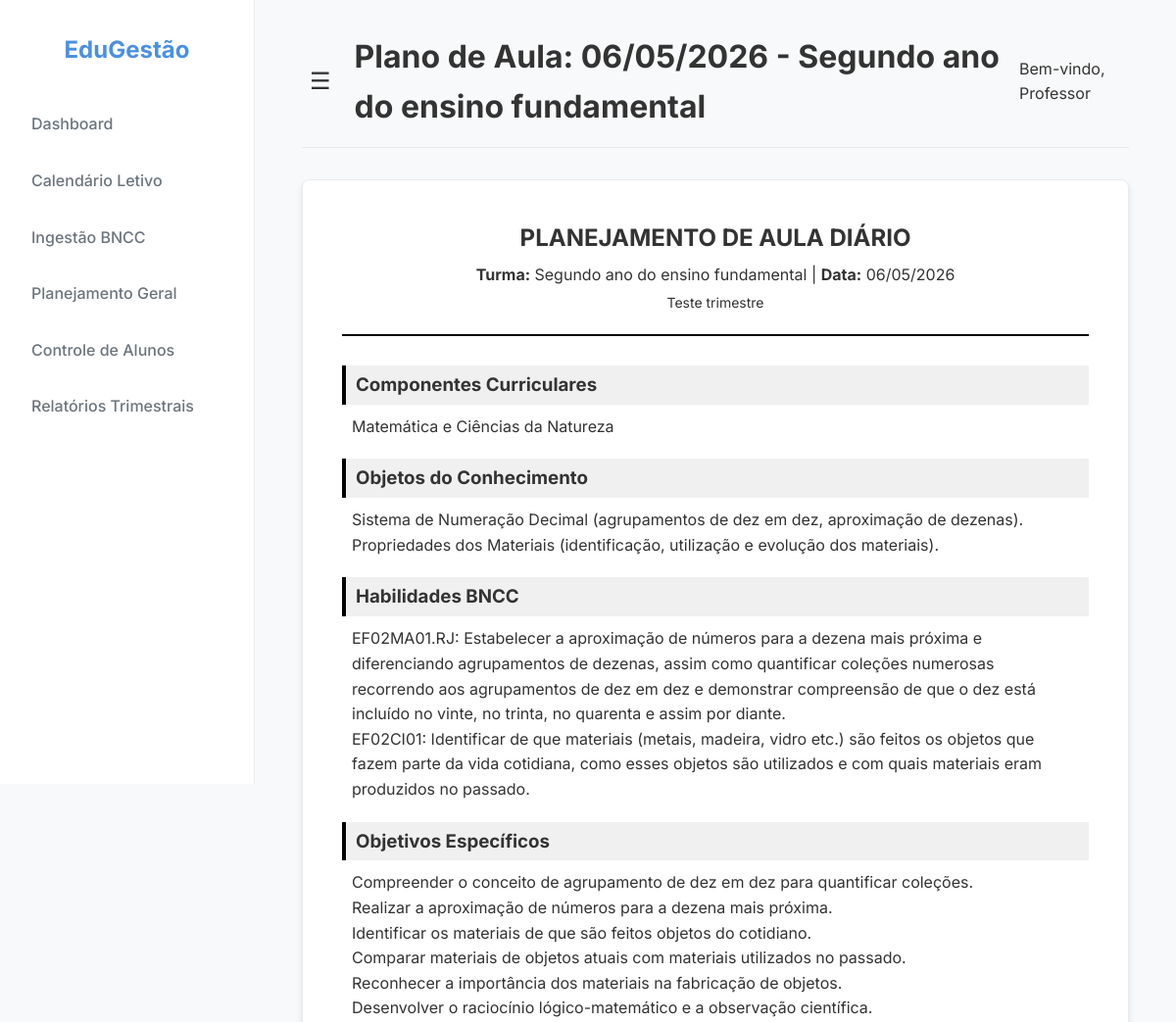
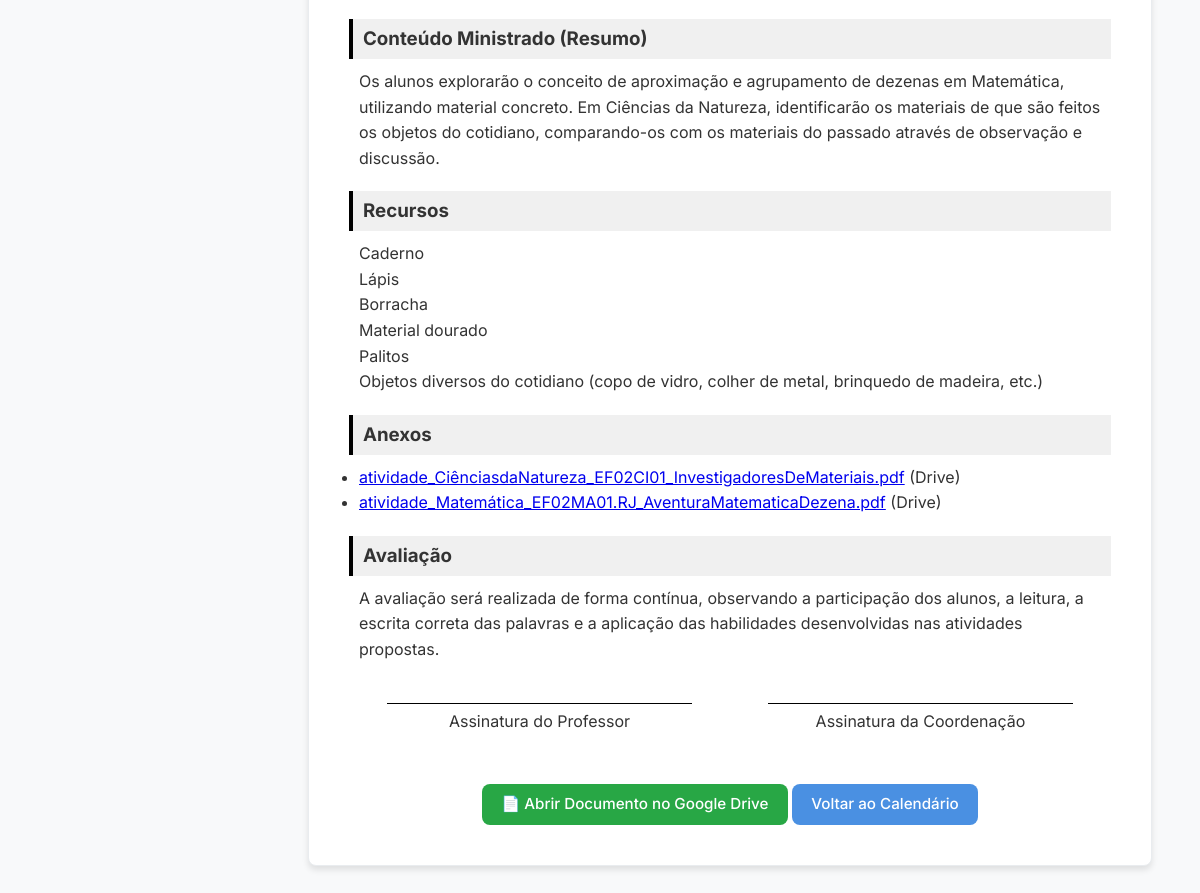
The app's page /plano-diario/visualizar/5/ with its own data (2 pictures, top to bottom).
### escola/models.py (models this page shows, shortened)
class PlanoDia(models.Model):
    turma = models.ForeignKey(Turma, on_delete=models.CASCADE, related_name='planos_dia')
    dia_letivo = models.ForeignKey(DiaLetivo, on_delete=models.CASCADE, related_name='planos_dia')
    trimestre = models.ForeignKey(Trimestre, on_delete=models.SET_NULL, null=True, blank=True)
    objeto_conhecimento = models.TextField(blank=True)
    habilidades_bncc = models.TextField(blank=True)
    objetivos_especificos = models.TextField(blank=True)
    recursos = models.TextField(blank=True)
    avaliacao = models.TextField(blank=True)
    componentes_curriculares = models.TextField(blank=True)
    conteudo_ministrado = models.TextField(blank=True)
    finalizado = models.BooleanField(default=False)
    criado_em = models.DateTimeField(auto_now_add=True)
    atualizado_em = models.DateTimeField(auto_now=True)
    class Meta:
        unique_together = ['turma', 'dia_letivo']
        ordering = ['dia_letivo__data']

class DiaLetivo(models.Model):
    data = models.DateField(unique=True)
    ano_letivo = models.ForeignKey(AnoLetivo, on_delete=models.CASCADE, related_name='dias', null=True)
    eh_dia_letivo = models.BooleanField(default=True, help_text="Desmarque para feriados, férias ou dias sem aula.")
    observacao = models.CharField(max_length=255, blank=True, null=True)

class Turma(models.Model):
    nome = models.CharField(max_length=50) # Ex: 2B
    ano = models.CharField(max_length=100) # Ex: Segundo Ano do Ensino Fundamental

class Trimestre(models.Model):
    nome = models.CharField(max_length=50) # Ex: 1º Trimestre
    data_inicial = models.DateField()
    data_final = models.DateField()

class ArquivoAtividade(models.Model):
    atividade = models.ForeignKey(AtividadeDisciplina, on_delete=models.CASCADE, related_name='arquivos')
    drive_id = models.CharField(max_length=255, blank=True, null=True)
    link = models.URLField(blank=True, null=True)
    nome_arquivo = models.CharField(max_length=255)
    texto_extraido = models.TextField(blank=True)
    resumo_ia = models.TextField(blank=True)
    criado_em = models.DateTimeField(auto_now_add=True)

### escola/views.py (the view)
# urls.py: path('plano-diario/visualizar/<int:plano_id>/', views.plano_diario_visualizar, name='plano_diario_visualizar_manual'),
def plano_diario_visualizar(request, plano_id):
    plano = get_object_or_404(PlanoDia, id=plano_id)
    try:
        doc = plano.documento_pdf
    except Exception:
        doc = None
    return render(request, 'escola/plano_diario_finalizado.html', {'plano': plano, 'documento_pdf': doc})

### templates/escola/plano_diario_finalizado.html (shortened to what this page needs)
{% extends "base.html" %}
{% block page_title %}Plano de Aula: {{ plano.dia_letivo.data|date:"d/m/Y" }} - {{ plano.turma.nome }}{% endblock %}
{% block content %}
<div class="card" style="max-width: 900px; margin: 0 auto; background: #fff; padding: 40px; box-shadow: 0 4px 6px rgba(0,0,0,0.1);">
    <div style="text-align: center; margin-bottom: 30px; border-bottom: 2px solid #000; padding-bottom: 20px;">
        <h1 style="margin: 0; font-size: 24px; text-transform: uppercase;">Planejamento de Aula Diário</h1>
        <p style="margin: 5px 0 0 0; font-size: 16px;"><strong>Turma:</strong> {{ plano.turma.nome }} | <strong>Data:</strong> {{ plano.dia_letivo.data|date:"d/m/Y" }}</p>
        {% if plano.trimestre %}
        <p style="margin: 5px 0 0 0; font-size: 14px;">{{ plano.trimestre.nome }}</p>
        {% endif %}
    </div>
    <div style="margin-bottom: 20px;">
        <h3 style="background: #f0f0f0; padding: 5px 10px; border-left: 4px solid #000; margin-bottom: 10px;">Componentes Curriculares</h3>
        <p style="white-space: pre-wrap; margin: 0 10px;">{{ plano.componentes_curriculares }}</p>
    </div>
    <div style="margin-bottom: 20px;">
        <h3 style="background: #f0f0f0; padding: 5px 10px; border-left: 4px solid #000; margin-bottom: 10px;">Objetos do Conhecimento</h3>
        <p style="white-space: pre-wrap; margin: 0 10px;">{{ plano.objeto_conhecimento }}</p>
    </div>
    <div style="margin-bottom: 20px;">
        <h3 style="background: #f0f0f0; padding: 5px 10px; border-left: 4px solid #000; margin-bottom: 10px;">Habilidades BNCC</h3>
        <p style="white-space: pre-wrap; margin: 0 10px;">{{ plano.habilidades_bncc }}</p>
    </div>
    <div style="margin-bottom: 20px;">
        <h3 style="background: #f0f0f0; padding: 5px 10px; border-left: 4px solid #000; margin-bottom: 10px;">Objetivos Específicos</h3>
        <p style="white-space: pre-wrap; margin: 0 10px;">{{ plano.objetivos_especificos }}</p>
    </div>
    <div style="margin-bottom: 20px;">
        <h3 style="background: #f0f0f0; padding: 5px 10px; border-left: 4px solid #000; margin-bottom: 10px;">Conteúdo Ministrado (Resumo)</h3>
        <p style="white-space: pre-wrap; margin: 0 10px;">{{ plano.conteudo_ministrado }}</p>
    </div>
    <div style="margin-bottom: 20px;">
        <h3 style="background: #f0f0f0; padding: 5px 10px; border-left: 4px solid #000; margin-bottom: 10px;">Recursos</h3>
        <p style="white-space: pre-wrap; margin: 0 10px 10px 10px;">{{ plano.recursos }}</p>
    </div>
    <div style="margin-bottom: 20px;">
        <h3 style="background: #f0f0f0; padding: 5px 10px; border-left: 4px solid #000; margin-bottom: 10px;">Anexos</h3>
        <ul style="margin-left: 10px;">
        {% for atividade in plano.atividades.all %}
            {% for arq in atividade.arquivos.all %}
                <li><a href="{{ arq.link }}" target="_blank">{{ arq.nome_arquivo }}</a> (Drive)</li>
            {% endfor %}
        {% endfor %}
        </ul>
    </div>
    <div style="margin-bottom: 20px;">
        <h3 style="background: #f0f0f0; padding: 5px 10px; border-left: 4px solid #000; margin-bottom: 10px;">Avaliação</h3>
        <p style="white-space: pre-wrap; margin: 0 10px;">{{ plano.avaliacao }}</p>
    </div>
    <div style="margin-top: 40px; text-align: center; display: flex; justify-content: space-around;">
        <div style="border-top: 1px solid #000; width: 40%; padding-top: 5px;">
            Assinatura do Professor
        </div>
        <div style="border-top: 1px solid #000; width: 40%; padding-top: 5px;">
            Assinatura da Coordenação
        </div>
    </div>
    <div style="text-align: center; margin-top: 50px;" class="no-print">
        {% if documento_pdf %}
            <a href="{{ documento_pdf.link_pdf }}" target="_blank" class="btn btn-primary" style="background-color: #28a745; border-color: #28a745;">
                📄 Abrir Documento no Google Drive
            </a>
        {% else %}
            <a href="{% url 'gerar_plano_pdf' plano.id %}" class="btn btn-secondary" onclick="return confirm('Isso irá gerar um PDF e salvar no Google Drive. Tem certeza?')">
                🖨️ Gerar PDF e Salvar no Drive
            </a>
        {% endif %}
        <a href="{% url 'calendario' %}" class="btn">Voltar ao Calendário</a>
    </div>
</div>
{% endblock %}

### templates/base.html (shortened to what this page needs)
<!DOCTYPE html>
<html lang="pt-br">
<head>
    {% load static %}
    <link rel="stylesheet" href="{% static 'css/style.css' %}">
</head>
<body>
    <nav class="sidebar">
        <div class="sidebar-header">
            <h2>EduGestão</h2>
        </div>
        <ul class="sidebar-nav">
            <li><a href="/">Dashboard</a></li>
            <li><a href="/escola/">Calendário Letivo</a></li>
            <li><a href="{% url 'upload_bncc' %}">Ingestão BNCC</a></li>
            <li><a href="/planejamento-geral/">Planejamento Geral</a></li>
            <li><a href="{% url 'controle_alunos_index' %}">Controle de Alunos</a></li>
            <li><a href="/relatorios/">Relatórios Trimestrais</a></li>
        </ul>
    </nav>
    <main class="main-content">
        <header>
            <div style="display: flex; align-items: center; gap: 1rem;">
                <button id="sidebarToggle" class="btn btn-secondary" style="padding: 0.2rem 0.5rem; background: transparent; border: none; font-size: 1.5rem; color: var(--text-color); cursor: pointer;" title="Ocultar/Mostrar Menu">☰</button>
                <h1>{% block page_title %}Dashboard{% endblock %}</h1>
            </div>
            <div class="user-info">
                <span>Bem-vindo, Professor</span>
            </div>
        </header>
        <section class="content">
            {% block content %}
            {% endblock %}
        </section>
    </main>
</body>
</html>

### static/css/style.css (style rules this page uses)
:root { --primary-color: #4a90e2; --secondary-color: #f39c12; --bg-color: #f8f9fa; --text-color: #333; --text-muted: #6c757d; --border-color: #e9ecef; --card-bg: #ffffff; --border-radius: 8px; --transition-speed: 0.3s; }
* { box-sizing: border-box; margin: 0; padding: 0; }
body { font-family: 'Inter', -apple-system, BlinkMacSystemFont, 'Segoe UI', Roboto, Oxygen, Ubuntu, Cantarell, sans-serif; background-color: var(--bg-color); color: var(--text-color); line-height: 1.6; display: flex; min-height: 100vh; }
.sidebar { width: 260px; background-color: var(--card-bg); border-right: 1px solid var(--border-color); padding: 2rem 1rem; display: flex; flex-direction: column; position: fixed; height: 100vh; }
.sidebar-header { text-align: center; margin-bottom: 2rem; }
.sidebar-header h2 { font-size: 1.5rem; color: var(--primary-color); font-weight: 700; }
.sidebar-nav { list-style: none; }
.sidebar-nav li { margin-bottom: 0.5rem; }
.sidebar-nav a { display: block; padding: 0.75rem 1rem; color: var(--text-muted); text-decoration: none; border-radius: var(--border-radius); transition: all var(--transition-speed); font-weight: 500; }
.main-content { flex: 1; margin-left: 260px; padding: 2rem 3rem; }
header { display: flex; justify-content: space-between; align-items: center; margin-bottom: 2rem; padding-bottom: 1rem; border-bottom: 1px solid var(--border-color); }
h1 { font-size: 2rem; font-weight: 700; color: var(--text-color); }
.card { background-color: var(--card-bg); border: 1px solid var(--border-color); border-radius: var(--border-radius); padding: 1.5rem; margin-bottom: 1.5rem; box-shadow: 0 4px 6px rgba(0,0,0,0.02); transition: box-shadow var(--transition-speed); }
.btn { display: inline-block; padding: 0.5rem 1.2rem; border-radius: var(--border-radius); background-color: var(--primary-color); color: #fff; text-decoration: none; border: none; cursor: pointer; font-size: 0.95rem; font-weight: 500; transition: background-color var(--transition-speed), transform var(--transition-speed); }
.btn-secondary { background-color: transparent; color: var(--primary-color); border: 1px solid var(--primary-color); }
.sidebar { transition: transform var(--transition-speed); }
.main-content { transition: margin-left var(--transition-speed); }

### templates/base.html (style rules this page uses)
.sidebar { transition: transform var(--transition-speed); }
.main-content { transition: margin-left var(--transition-speed); }

### records on screen
PlanoDia: dia_letivo.data "06/05/2026", turma.nome "Segundo ano do ensino fundamental", trimestre.nome "Teste trimestre", componentes_curriculares "Matemática e Ciências da Natureza", objeto_conhecimento "Sistema de Numeração Decimal (agrupamentos de dez em dez, aproximação de dezenas). Propriedades dos Materiais (identificação, utilização e evolução dos materiais).", habilidades_bncc "EF02MA01.RJ: Estabelecer a aproximação de números para a dezena mais próxima e diferenciando agrupamentos de dezenas, assim como quantificar coleções numerosas recorrendo aos agrupamentos de dez em dez e demonstrar compreensão de que o dez está incluído no vinte, no trinta, no quarenta e assim por diante. EF02CI01: Identificar de que materiais (metais, madeira, vidro etc.) são feitos os objetos que fazem parte da vida cotidiana, como esses objetos são utilizados e com quais materiais eram produzidos no passado.", objetivos_especificos "Compreender o conceito de agrupamento de dez em dez para quantificar coleções. Realizar a aproximação de números para a dezena mais próxima. Identificar os materiais de que são feitos objetos do cotidiano. Comparar materiais de objetos atuais com materiais utilizados no passado. Reconhecer a importância dos materiais na fabricação de objetos. Desenvolver o raciocínio lógico-matemático e a observação científica.", conteudo_ministrado "Os alunos explorarão o conceito de aproximação e agrupamento de dezenas em Matemática, utilizando material concreto. Em Ciências da Natureza, identificarão os materiais de que são feitos os objetos do cotidiano, comparando-os com os materiais do passado através de observação e discussão.", recursos "Caderno Lápis Borracha Material dourado Palitos Objetos diversos do cotidiano (copo de vidro, colher de metal, brinquedo de madeira, etc.)", avaliacao "A avaliação será realizada de forma contínua, observando a participação dos alunos, a leitura, a escrita correta das palavras e a aplicação das habilidades desenvolvidas nas atividades propostas."
ArquivoAtividade: nome_arquivo "atividade_CiênciasdaNatureza_EF02CI01_InvestigadoresDeMateriais.pdf"
ArquivoAtividade: nome_arquivo "atividade_Matemática_EF02MA01.RJ_AventuraMatematicaDezena.pdf"
